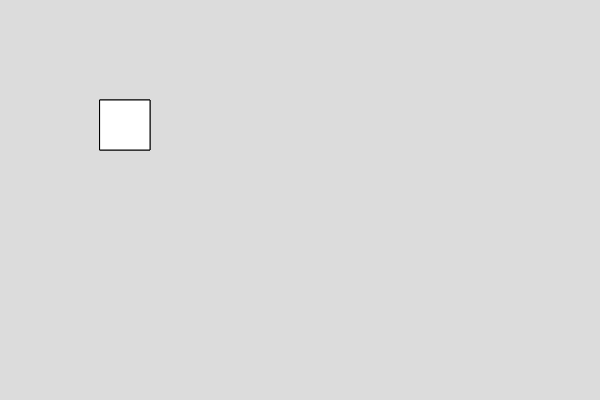
Frame 1 (no input)
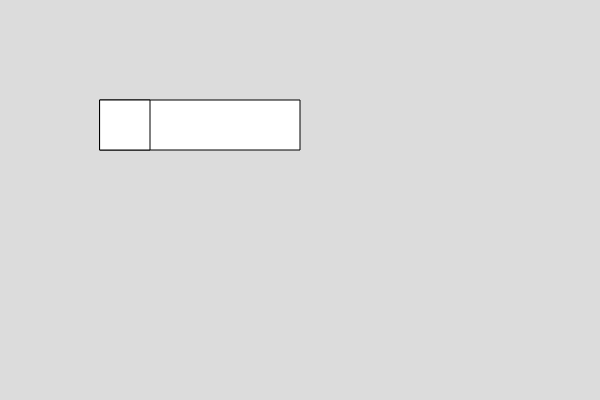
Frame 60 (no input)
Frame 120 (the mouse pressed at the canvas centre since frame 60): identical to frame 60, image omitted

The p5.js sketch that drew these frames (run headless with seeded random() and noise() and a simulated clock; from frame 60 on, the mouse is pressed at the canvas centre):

// p5.js sketch
// ── sketch.js

var box1,box2

function setup() {
  createCanvas(600, 400);
  box1 = new Box();
  box2 = new Box();
}

function draw() {
  background(220);
  box1.show(); 
  box2.show();
  box1.set_width(200);
}


// ── box.js
class Box
  {
    constructor()
    {
      this.x = 100;
      this.y = 100
      this.w = 50;
      this.h = 50;
    }
    
    show()
    {
      rect(this.x,this.y,this.w,this.h)
    }

    set_width(l){ 
      this.w = l
    }

  

  }

  
